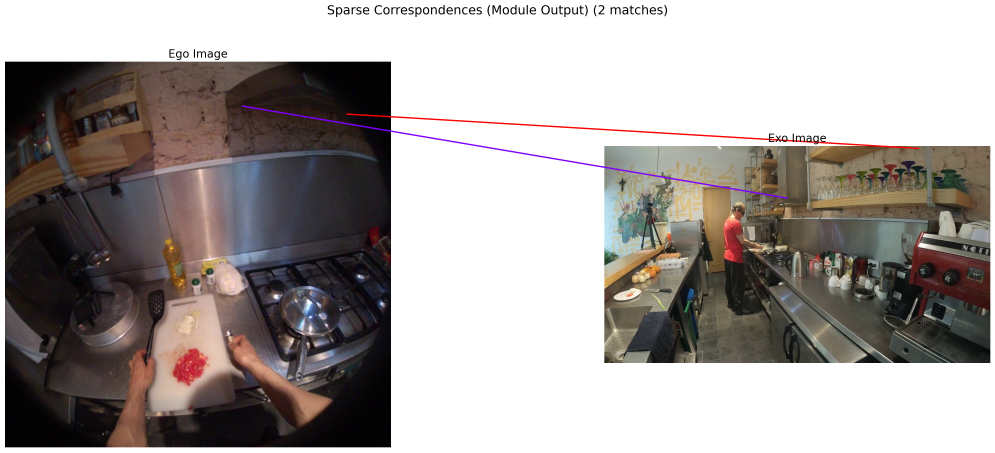
#> input picture projects/v2sam_fusion/models/misc_figs/vis.png, 2985 x 1357 px (shown at 1/3 size)
$ python -i utils.py   (imports and definitions only)
#> lines starting #> are read from the running program, lines starting #| are printed output that depends on the picture
import numpy as np
import matplotlib.pyplot as plt


# [15 lines left out: function find_closest_aspect_ratio, not called in this run]

def dynamic_preprocess(image,
                       min_num=1,
                       max_num=6,
                       image_size=448,
                       use_thumbnail=False):
    orig_width, orig_height = image.size
    aspect_ratio = orig_width / orig_height

    # calculate the existing image aspect ratio
    target_ratios = {(i, j)
                     for n in range(min_num, max_num + 1)
                     for i in range(1, n + 1) for j in range(1, n + 1)
                     if i * j <= max_num and i * j >= min_num}
    target_ratios = sorted(target_ratios, key=lambda x: x[0] * x[1])

    # find the closest aspect ratio to the target
    target_aspect_ratio = find_closest_aspect_ratio(aspect_ratio,
                                                    target_ratios, orig_width,
                                                    orig_height, image_size)

    # calculate the target width and height
    target_width = image_size * target_aspect_ratio[0]
    target_height = image_size * target_aspect_ratio[1]
    blocks = target_aspect_ratio[0] * target_aspect_ratio[1]

    # resize the image
    resized_img = image.resize((target_width, target_height))
    processed_images = []
    for i in range(blocks):
        box = ((i % (target_width // image_size)) * image_size,
               (i // (target_width // image_size)) * image_size,
               ((i % (target_width // image_size)) + 1) * image_size,
               ((i // (target_width // image_size)) + 1) * image_size)
        # split the image
        split_img = resized_img.crop(box)
        processed_images.append(split_img)
    assert len(processed_images) == blocks
    if use_thumbnail and len(processed_images) != 1:
        thumbnail_img = image.resize((image_size, image_size))
        processed_images.append(thumbnail_img)
    return processed_images


# for sam visualization

# [88 lines left out: functions show_mask, show_points, show_box, show_masks, save_best_mask, not called in this run]

>>> import cv2
>>> picture = cv2.imread('misc_figs/vis.png', cv2.IMREAD_GRAYSCALE)
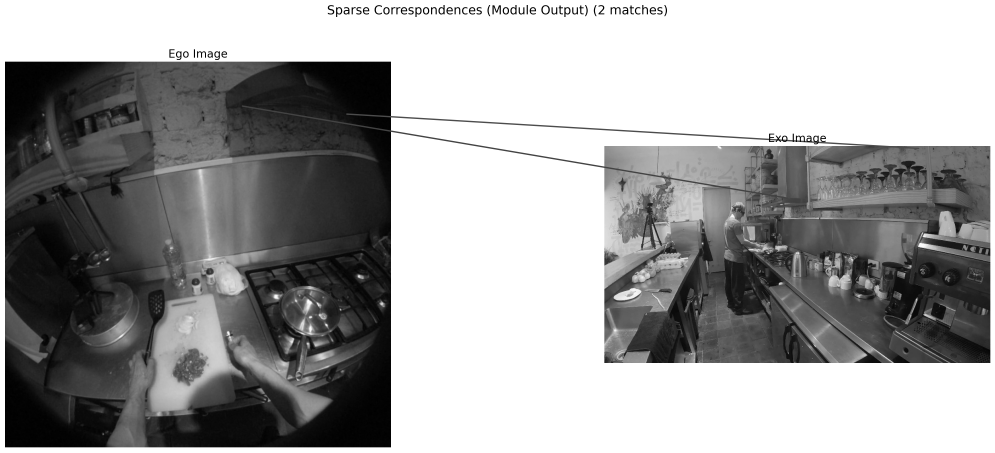
#> picture: shape (1357, 2985) (shown at 1/3 size); min 0, max 255, mean 159.8
>>> result = dynamic_preprocess(picture)
#> (the run stopped early here; a loop or call above may not have finished)
